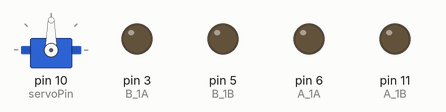
The sketch below on a simulated Arduino Uno, built with avr-gcc and run on an emulated ATmega328P. On the bench: servo, output pins drawn as LEDs (lit = HIGH).

Above: at 0.1 s.
At 2.1 s:
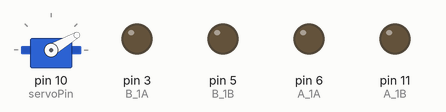
Timing chart, 0 to 3.6 s (numbered marks = the images above):
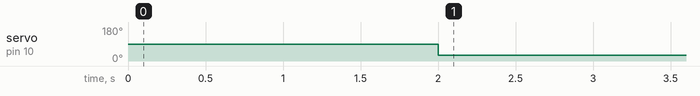

The sketch:

test_28_RCcarUltrasonic.ino
```cpp
#include <Servo.h>
/* L9110s 모터드라이버
   오른쪽모터
   L9110s A_1A D6
   L9110s A_1B D11
   왼쪽모터
   L9110s B_1A D3
   L9110s B_1B D5
*/
int A_1A = 6;
int A_1B = 11;
int B_1A = 3;
int B_1B = 5;
/*
   초음파센서
   초음파센서 TRIG - D8
   초음파센서 ECHO - D9
*/
int trigPin = 8;
int echoPin = 9;
/*
   서보모터
   서보모터 OUT - D10
*/
int servoPin = 10;

Servo servo;

//모터의 좌우 속도가 다를 경우,
//아래의 변수를 조정하여 해결할 수 있습니다.

int motorASpeed = 150; // 모터A 속도 (0~255)
int motorBSpeed = 150; // 모터B 속도 (0~255)

void setup() {
  // 문제발생시 테스트를 위해 시리얼모니터를 시작합니다.
  Serial.begin(9600);
  //핀을 초기화합니다.
  //L9110S 모터드라이버의 핀들을 출력으로 변경합니다.
  pinMode(A_1A, OUTPUT);
  pinMode(A_1B, OUTPUT);
  pinMode(B_1A, OUTPUT);
  pinMode(B_1B, OUTPUT);
  digitalWrite(A_1A, LOW);
  digitalWrite(A_1B, LOW);
  digitalWrite(B_1A, LOW);
  digitalWrite(B_1B, LOW);

  //초음파센서를 초기화합니다. Trig
  pinMode(trigPin, OUTPUT);
  pinMode(echoPin, INPUT);

  //서보모터를 연결합니다.
  servo.attach(servoPin);

  //초기에 서보를 정면을 봅니다
  servo.write(90);
  delay(2000);

  servo.write(30);
}

void loop() {
}
```

Measured:
- by itself, servo on pin 10 (servoPin): 90° → 30° at 2.0 s
